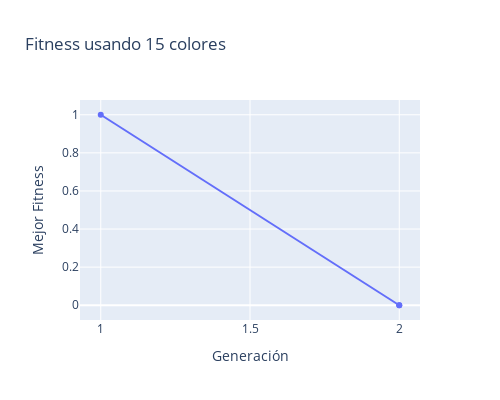
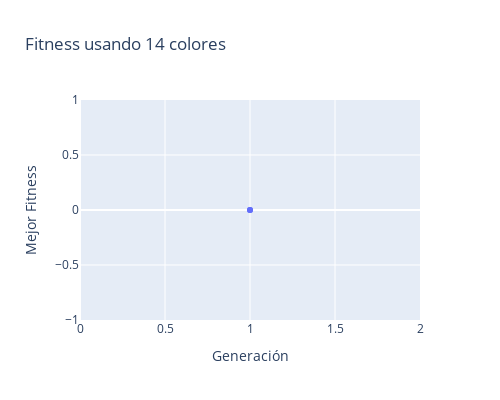
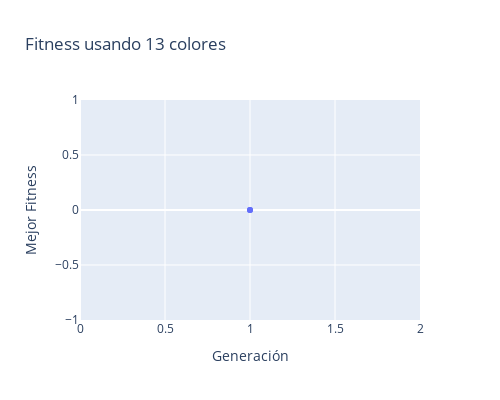
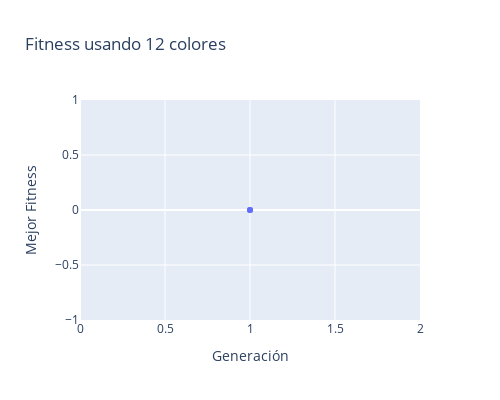

Here is the notebook cell these charts were saved with, in order:
### Code cell
best_color_number = 0

cut_point = 200

hall_Fame = []


while best_color_number==0 and num_colors>0:
  pop_size = 200
  generacion = 0
  poblacion = []


  # Creamos la población
  for ii in range(pop_size):
    individual = individuals_creation_Func(num_colors, n)
    poblacion.append(individual)

  mejor_fitness = fitness_Func(grafos, poblacion[0], n)
  #print(mejor_fitness)
  fittest_individual = poblacion[0]

  #print(poblacion)

  gen = 0

  while mejor_fitness != 0 and gen != 10000:
    gen += 1
    # Aplicamos la selección
    poblacion = seleccion_Func(poblacion, grafos, n)
    random.shuffle(poblacion)

    new_pop = []

    for ii in range(0, pop_size-1, 2):
      hijo1, hijo2 = cruce_Func(poblacion[ii], poblacion[ii+1], n)

      new_pop.append(hijo1)
      new_pop.append(hijo2)

    for ind in new_pop:
      if gen < cut_point:
        p = 0.5
      else:
        p = 0.25
      ind = mutacion_Func(p, ind, num_colors)

    poblacion = new_pop
    mejor_fitness = fitness_Func(grafos, poblacion[0], n)
    fittest_individual = poblacion[0]

    for ind in poblacion:
      if fitness_Func(grafos, ind, n) < mejor_fitness:
        mejor_fitness = fitness_Func(grafos, ind, n)
        fittest_individual = ind

    enunc_Control = 'Generación: {},   Mejor Fitness: {},   Individuo: {}'
    if gen % 10 == 0:
      
      print(enunc_Control.format(gen, mejor_fitness, fittest_individual))


    generacion_hist = np.append(generacion_hist, gen)
    fit_hist = np.append(fit_hist, mejor_fitness)
    
    if gen >= 1200:
      break

  enunc_no_Colors = 'Usando {} colores'
  enunc_Cromatico = 'El número cromático de este grafo es {}'

  print(enunc_no_Colors.format(num_colors))
  print(enunc_Control.format(gen, mejor_fitness, fittest_individual))
  print('\n')

  hall_Fame.append(fittest_individual)

  if mejor_fitness != 0:
    best_color_number = 1

    cromatic_num = num_colors+1
    print(enunc_Cromatico.format(cromatic_num))
  else:
    generacion_hist = np.append(generacion_hist, gen)
    fit_hist = np.append(fit_hist, mejor_fitness)
    


    fig = go.Figure(data=go.Scatter(x=generacion_hist, y=fit_hist))
    fig.update_layout(title='Fitness usando {} colores'.format(num_colors),
                   xaxis_title='Generación',
                   yaxis_title='Mejor Fitness',
                   width=500, height=400)
    fig.show()

    print('\n \n')
    generacion_hist = np.array([])
    fit_hist = np.array([])
    num_colors -= 1

### Figure 1 — Plotly figure (JSON) as saved in the notebook; plotly's stock layout.template omitted (floating-point values rounded to 4 significant figures)
{"data": [{"type": "scatter", "x": [1, 2, 2], "y": [1, 0, 0]}], "layout": {"height": 400, "title": {"text": "Fitness usando 15 colores"}, "width": 500, "xaxis": {"title": {"text": "Generación"}}, "yaxis": {"title": {"text": "Mejor Fitness"}}}}

### Figure 2 — Plotly figure (JSON) as saved in the notebook; plotly's stock layout.template omitted (floating-point values rounded to 4 significant figures)
{"data": [{"type": "scatter", "x": [1, 1], "y": [0, 0]}], "layout": {"height": 400, "title": {"text": "Fitness usando 14 colores"}, "width": 500, "xaxis": {"title": {"text": "Generación"}}, "yaxis": {"title": {"text": "Mejor Fitness"}}}}

### Figure 3 — Plotly figure (JSON) as saved in the notebook; plotly's stock layout.template omitted (floating-point values rounded to 4 significant figures)
{"data": [{"type": "scatter", "x": [1, 1], "y": [0, 0]}], "layout": {"height": 400, "title": {"text": "Fitness usando 13 colores"}, "width": 500, "xaxis": {"title": {"text": "Generación"}}, "yaxis": {"title": {"text": "Mejor Fitness"}}}}

### Figure 4 — Plotly figure (JSON) as saved in the notebook; plotly's stock layout.template omitted (floating-point values rounded to 4 significant figures)
{"data": [{"type": "scatter", "x": [1, 1], "y": [0, 0]}], "layout": {"height": 400, "title": {"text": "Fitness usando 12 colores"}, "width": 500, "xaxis": {"title": {"text": "Generación"}}, "yaxis": {"title": {"text": "Mejor Fitness"}}}}
